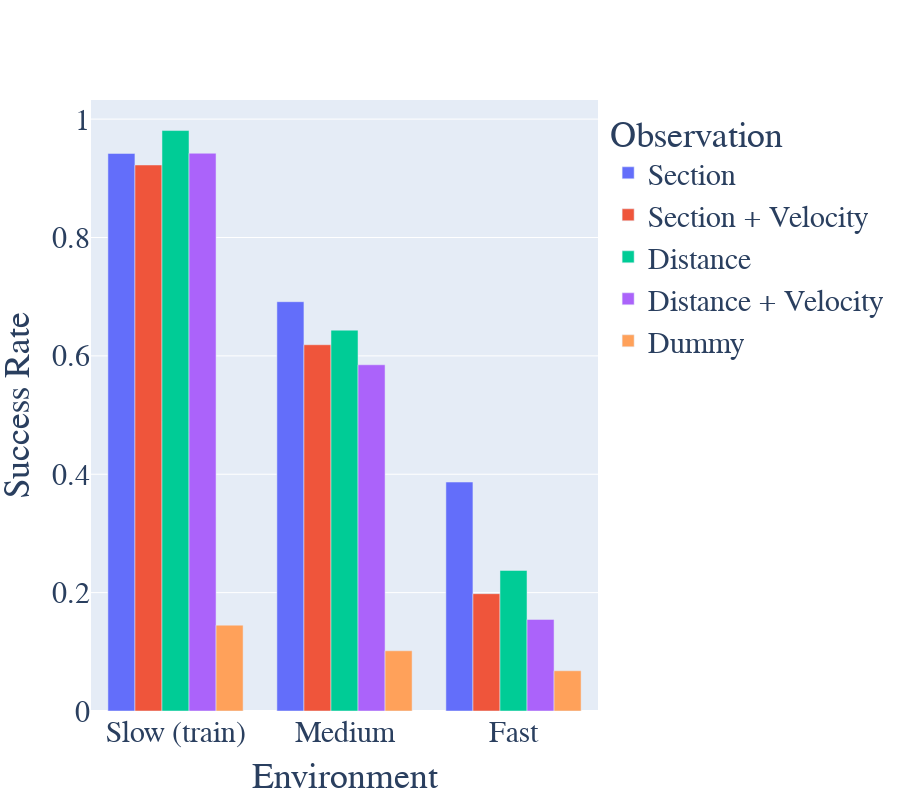

Notebook code cell kept with this figure:
### Code cell
fig = go.Figure(
    layout=dict(
        height=800,
        yaxis_title="Success Rate",
        xaxis_title="Environment",
        legend_title="Observation",
        font_size=30,
        font_family="calibri",
    )
)

envs = ["train", "medium", "fast"]
env_names = ["Slow (train)", "Medium", "Fast"]

paths = [
    "8_desired_velocity/section.csv",
    "8_desired_velocity/section_and_velocity.csv",
    "8_desired_velocity/section_distance.csv",
    "8_desired_velocity/section_distance_and_section_velocity_distance.csv",
    "dummy/dummy.csv"
]
path_names = [
    "Section",
    "Section + Velocity",
    "Distance",
    "Distance + Velocity",
    "Dummy"
]

for path, name in zip(paths, path_names):
    d = df[df.path == path]
    fig.add_bar(
        name=name,
        x=env_names,
        y=[d.success[d.env == e].mean() for e in envs],
    )

fig

### Figure 1 — Plotly figure (JSON) as saved in the notebook; plotly's stock layout.template omitted (floating-point values rounded to 4 significant figures)
{"data": [{"name": "Section", "type": "bar", "x": ["Slow (train)", "Medium", "Fast"], "y": [0.942, 0.6915, 0.3868]}, {"name": "Section + Velocity", "type": "bar", "x": ["Slow (train)", "Medium", "Fast"], "y": [0.9225, 0.6188, 0.1982]}, {"name": "Distance", "type": "bar", "x": ["Slow (train)", "Medium", "Fast"], "y": [0.9807, 0.6434, 0.2375]}, {"name": "Distance + Velocity", "type": "bar", "x": ["Slow (train)", "Medium", "Fast"], "y": [0.9423, 0.5849, 0.1547]}, {"name": "Dummy", "type": "bar", "x": ["Slow (train)", "Medium", "Fast"], "y": [0.145, 0.1018, 0.06801]}], "layout": {"font": {"family": "calibri", "size": 30}, "height": 800, "legend": {"title": {"text": "Observation"}}, "xaxis": {"title": {"text": "Environment"}}, "yaxis": {"title": {"text": "Success Rate"}}}}
